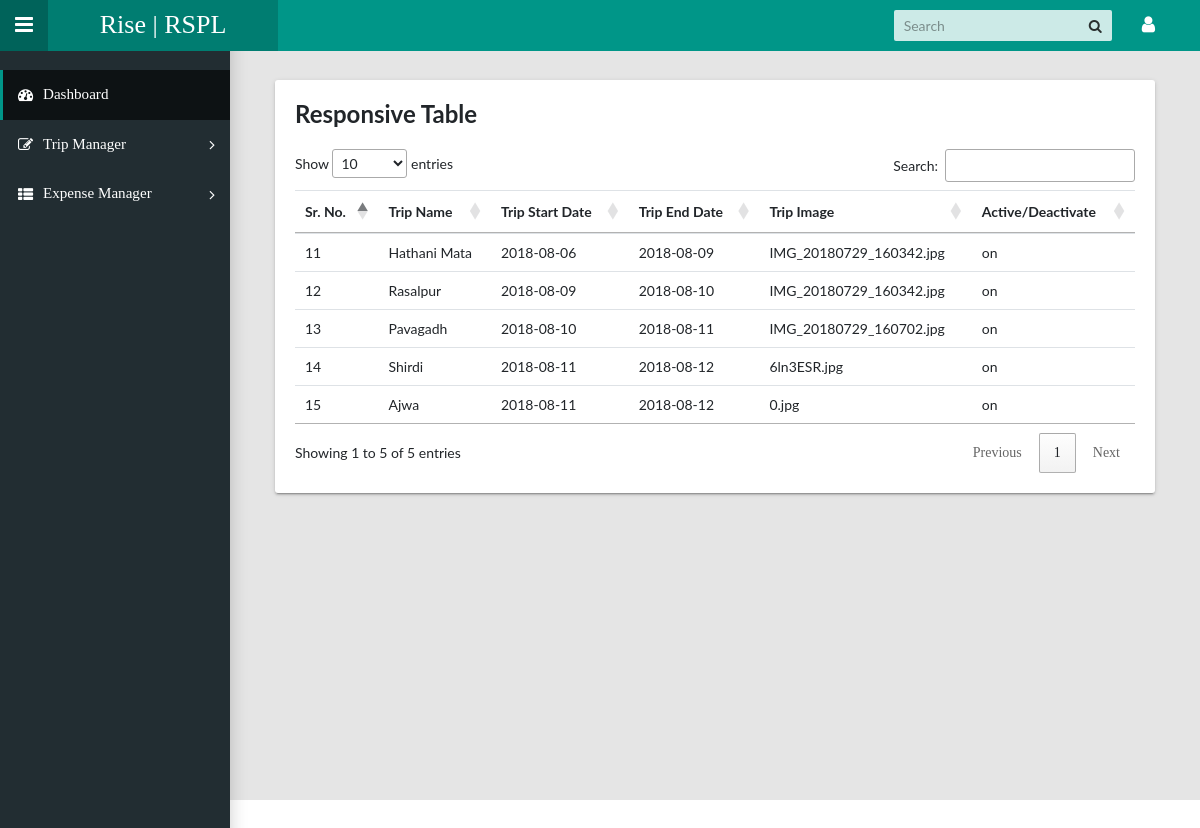
The app's page /dashboard/searchexpense.php (signed in) with its own data.
### tables this page shows
CREATE TABLE `trip` (
  `t_id` int(5) NOT NULL,
  `t_name` varchar(25) NOT NULL,
  `t_sdate` date NOT NULL,
  `t_edate` date NOT NULL,
  `t_image` blob NOT NULL,
  `t_isActive` varchar(5) NOT NULL
);

### dashboard/searchexpense.php (the view, shortened to what this page needs)
<!DOCTYPE html>
<html lang="en">
<head>
    <link rel="stylesheet" type="text/css" href="../css/main.css">
    <link rel="stylesheet" type="text/css" href="https://maxcdn.bootstrapcdn.com/font-awesome/4.7.0/css/font-awesome.min.css">
    <link rel="stylesheet" type="text/css" href="https://cdn.datatables.net/1.10.19/css/jquery.dataTables.min.css">
</head>
<body class="app sidebar-mini rtl">
    <header class="app-header">
        <a class="app-sidebar__toggle" href="#" data-toggle="sidebar" aria-label="Hide Sidebar"></a>
        <a class="app-header__logo" href="http://www.learnatrise.in/">Rise | RSPL</a>
        <ul class="app-nav">
            <li class="app-search">
                <input class="app-search__input" type="search" placeholder="Search">
                <button class="app-search__button"><i class="fa fa-search"></i></button>
            </li>
            <li class="dropdown"><a class="app-nav__item" href="#" data-toggle="dropdown" aria-label="Open Profile Menu"><i class="fa fa-user fa-lg"></i></a>
            </li>
        </ul>
    </header>
    <aside class="app-sidebar">
        <ul class="app-menu">
            <li><a class="app-menu__item active" href="dashboard.php"><i class="app-menu__icon fa fa-dashboard"></i><span class="app-menu__label">Dashboard</span></a></li>
            <li class="treeview"><a class="app-menu__item" href="#" data-toggle="treeview"><i class="app-menu__icon fa fa-edit"></i><span class="app-menu__label">Trip Manager</span><i class="treeview-indicator fa fa-angle-right"></i></a>
            </li>
            <li class="treeview"><a class="app-menu__item" href="#" data-toggle="treeview"><i class="app-menu__icon fa fa-th-list"></i><span class="app-menu__label">Expense Manager</span><i class="treeview-indicator fa fa-angle-right"></i></a>
            </li>
        </ul>
    </aside>
    <main class="app-content">
        <div class="col-md-12">
            <div class="tile">
                <h3 class="tile-title">Responsive Table</h3>
                <div class="table-responsive">
                    <table id="searchtrip" class="table">
                        <thead>
                            <tr>
                                <th>Sr. No.</th>
                                <th>Trip Name</th>
                                <th>Trip Start Date</th>
                                <th>Trip End Date</th>
                                <th>Trip Image</th>
                                <th>Active/Deactivate</th>
                            </tr>
                        </thead>
                        <tbody>
                            <?php
                                include '../dbconnect.php';
                                $query = "select * from trip";
                                if ($result = mysqli_query($connection, $query)) {
                                    if (mysqli_num_rows($result) > 0) {
                                        while ($row = mysqli_fetch_array($result)) {
                                        echo "<tr>
                                                <td>" . $row['t_id']."</td>
                                                <td>" . $row['t_name']."</td>
                                                <td>".  $row['t_sdate']."</td>
                                                <td>" . $row['t_edate']."</td>
                                                <td>" . $row['t_image']."</td>
                                                <td>" . $row['t_isActive']."</td>
                                            </tr> ";
                                        }
                                    }
                               }
                            ?>
                        </tbody>
                    </table>
                </div>
            </div>
        </div>
    </main>
</body>
</html>

### records on screen
trip: t_id "11", t_name "Hathani Mata", t_sdate "2018-08-06", t_edate "2018-08-09", t_image "IMG_20180729_160342.jpg", t_isActive "on"
trip: t_id "12", t_name "Rasalpur", t_sdate "2018-08-09", t_edate "2018-08-10", t_image "IMG_20180729_160342.jpg", t_isActive "on"
trip: t_id "13", t_name "Pavagadh", t_sdate "2018-08-10", t_edate "2018-08-11", t_image "IMG_20180729_160702.jpg", t_isActive "on"
trip: t_id "14", t_name "Shirdi", t_sdate "2018-08-11", t_edate "2018-08-12", t_image "6ln3ESR.jpg", t_isActive "on"
trip: t_id "15", t_name "Ajwa", t_sdate "2018-08-11", t_edate "2018-08-12", t_image "0.jpg", t_isActive "on"
